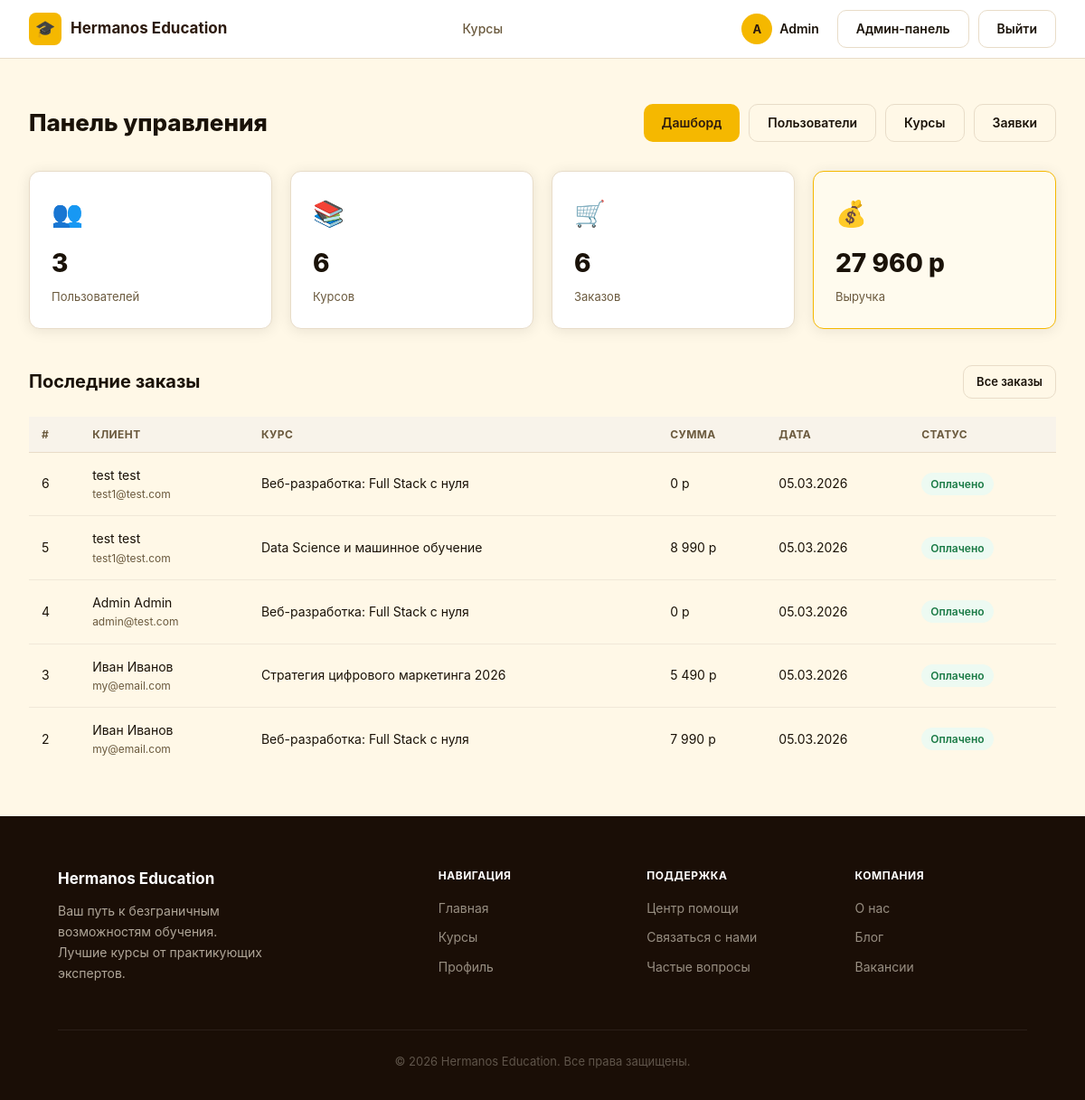
/hermanosEducation/admin/index.php (signed in), run on the app's committed database.
### tables this page shows
CREATE TABLE `orders` (
  `order_id` int(10) UNSIGNED NOT NULL,
  `client_id` int(11) NOT NULL,
  `course_id` int(10) UNSIGNED NOT NULL,
  `rates_id` int(10) UNSIGNED NOT NULL,
  `payment_id` int(10) UNSIGNED NOT NULL,
  `expires_at` date NOT NULL
);

CREATE TABLE `clients` (
  `client_id` int(11) NOT NULL,
  `email` varchar(255) NOT NULL,
  `password` varchar(255) NOT NULL,
  `first_name` varchar(100) NOT NULL,
  `last_name` varchar(100) NOT NULL,
  `phone` varchar(20) DEFAULT NULL
);

CREATE TABLE `courses` (
  `course_id` int(10) UNSIGNED NOT NULL,
  `title` varchar(255) NOT NULL,
  `image_url` varchar(500) DEFAULT NULL,
  `description` text,
  `level` enum('Начальный','Средний','Продвинутый') NOT NULL DEFAULT 'Начальный',
  `duration_hours` int(10) UNSIGNED NOT NULL DEFAULT '0'
);

CREATE TABLE `payments` (
  `payment_id` int(10) UNSIGNED NOT NULL,
  `client_id` int(11) NOT NULL,
  `rates_id` int(11) UNSIGNED NOT NULL,
  `amount` int(10) NOT NULL,
  `payment_date` timestamp NOT NULL DEFAULT CURRENT_TIMESTAMP,
  `payment_method` varchar(50) NOT NULL DEFAULT 'card',
  `status` enum('pending','paid','cancelled') NOT NULL DEFAULT 'pending'
);

### hermanosEducation/functions.php (called while the page is built, shortened)
<?php
function base_url($path = "") {
    $path = ltrim($path, '/');
    return rtrim(BASE_URL, '/') . '/' . $path;
}
function formatPrice($price) {
    return number_format((int)$price, 0, '.', ' ') . ' р';
}

### hermanosEducation/admin/index.php (the view, shortened to what this page needs)
<?php
require_once '../connect.php';
require_once '../functions.php';
$totalClients = $conn->query("SELECT COUNT(*) FROM clients")->fetchColumn();
$totalCourses = $conn->query("SELECT COUNT(*) FROM courses")->fetchColumn();
$totalOrders  = $conn->query("SELECT COUNT(*) FROM orders")->fetchColumn();
$totalRevenue = $conn->query("SELECT COALESCE(SUM(amount), 0) FROM payments WHERE status = 'paid'")->fetchColumn();
$recentOrders = $conn->query(
    "SELECT o.order_id, o.expires_at,
            p.amount, p.status, p.payment_date,
            c.first_name, c.last_name, c.email,
            co.title AS course_title
     FROM orders o
     JOIN clients c ON c.client_id  = o.client_id
     JOIN courses co ON co.course_id = o.course_id
     JOIN payments p ON p.payment_id = o.payment_id
     ORDER BY o.order_id DESC
     LIMIT 5"
)->fetchAll();
require_once '../views/header.php';
?>
    <div class="container page-wrapper" >
        <div class="admin-header">
            <h1>Панель управления</h1>
            <div class="admin-nav">
                <a href="<?= base_url('/admin/index.php') ?>" class="btn btn-gold">Дашборд</a>
                <a href="<?= base_url('/admin/users.php') ?>" class="btn btn-outline">Пользователи</a>
                <a href="<?= base_url('/admin/courses.php') ?>" class="btn btn-outline">Курсы</a>
                <a href="<?= base_url('/admin/orders.php') ?>" class="btn btn-outline">Заявки</a>
            </div>
        </div>
        <div class="stats-grid">
            <div class="stat-card">
                <div class="stat-card__icon">👥</div>
                <div class="stat-card__value"><?= number_format((int)$totalClients) ?></div>
                <div class="stat-card__label">Пользователей</div>
            </div>
            <div class="stat-card">
                <div class="stat-card__icon">📚</div>
                <div class="stat-card__value"><?= number_format((int)$totalCourses) ?></div>
                <div class="stat-card__label">Курсов</div>
            </div>
            <div class="stat-card">
                <div class="stat-card__icon">🛒</div>
                <div class="stat-card__value"><?= number_format((int)$totalOrders) ?></div>
                <div class="stat-card__label">Заказов</div>
            </div>
            <div class="stat-card stat-card--gold">
                <div class="stat-card__icon">💰</div>
                <div class="stat-card__value"><?= formatPrice((int)$totalRevenue) ?></div>
                <div class="stat-card__label">Выручка</div>
            </div>
        </div>
        <div class="admin-section">
            <div class="admin-section__header">
                <h2>Последние заказы</h2>
                <a href="<?= base_url('/admin/orders.php') ?>" class="btn btn-outline" style="font-size:13px; padding:7px 14px;">Все заказы</a>
            </div>
            <?php if (empty($recentOrders)): ?>
                <div class="empty-state" style="padding:40px 0;">
                    <div class="empty-state__icon">🛒</div>
                    <h3>Заказов пока нет</h3>
                </div>
            <?php else: ?>
                <div class="table-wrap">
                    <table class="admin-table">
                        <thead>
                        <tr>
                            <th>#</th>
                            <th>Клиент</th>
                            <th>Курс</th>
                            <th>Сумма</th>
                            <th>Дата</th>
                            <th>Статус</th>
                        </tr>
                        </thead>
                        <tbody>
                        <?php foreach ($recentOrders as $order):
                            $labels = ['paid' => 'Оплачено', 'pending' => 'Ожидает', 'cancelled' => 'Отменено'];
                            ?>
                            <tr>
                                <td><?= (int)$order['order_id'] ?></td>
                                <td>
                                    <div><?= htmlspecialchars($order['first_name']) ?> <?= htmlspecialchars($order['last_name']) ?></div>
                                    <div style="font-size:12px; color:var(--text-muted);"><?= htmlspecialchars($order['email']) ?></div>
                                </td>
                                <td><?= htmlspecialchars($order['course_title']) ?></td>
                                <td><?= formatPrice($order['amount']) ?></td>
                                <td><?= date('d.m.Y', strtotime($order['payment_date'])) ?></td>
                                <td>
                                    <span class="badge-status badge-status--<?= htmlspecialchars($order['status']) ?>">
                                        <?= htmlspecialchars($labels[$order['status']] ?? $order['status']) ?>
                                    </span>
                                </td>
                            </tr>
                        <?php endforeach; ?>
                        </tbody>
                    </table>
                </div>
            <?php endif; ?>
        </div>
    </div>
<?php require_once '../views/footer.php'; ?>

### hermanosEducation/styles/style.css (style rules this page uses)
* { box-sizing: border-box; margin: 0; padding: 0; }
:root { --gold: #f5b800; --gold-hover: #ffd84d; --gold-dark: #c08c00; --red: #c0321e; --brown-dark: #1a0e06; --brown: #2c1a0e; --cream: #fff8e7; --cream-dark: #f0e4c3; --text: #1a1208; --text-muted: #6b5a3e; --border: #e8dcc8; --white: #ffffff; --radius: 10px; --shadow: 0 2px 16px rgba(26, 14, 6, 0.09); --shadow-lg: 0 8px 32px rgba(26, 14, 6, 0.16); }
body { font-family: "Inter", sans-serif; font-size: 15px; background: var(--cream); color: var(--text); line-height: 1.6; min-height: 100vh; margin: 0; }
a { text-decoration: none; color: inherit; }
.container { max-width: 1280px; margin: 0 auto; padding: 0 32px; width: 100%; }
.btn { display: inline-flex; align-items: center; justify-content: center; gap: 6px; padding: 9px 20px; border-radius: var(--radius); font-size: 14px; font-weight: 600; border: none; transition: all 0.2s; white-space: nowrap; }
.btn-outline { background: transparent; border: 1.5px solid var(--border); color: var(--text); }
.btn-gold { background: var(--gold); color: var(--brown); }
.page-wrapper { padding: 50px 32px; }
.admin-header { display: flex; align-items: center; justify-content: space-between; margin-bottom: 32px; }
.admin-header h1 { font-size: 26px; font-weight: 800; }
.admin-nav { display: flex; gap: 10px; }
.stats-grid { display: grid; grid-template-columns: repeat(4, 1fr); gap: 20px; margin-bottom: 40px; }
.stat-card { background: var(--white); border-radius: 12px; border: 1px solid var(--border); padding: 24px; box-shadow: var(--shadow); }
.stat-card--gold { border-color: var(--gold); background: #fffbee; }
.stat-card__icon { font-size: 28px; margin-bottom: 10px; }
.stat-card__value { font-size: 28px; font-weight: 800; color: var(--text); margin-bottom: 4px; }
.stat-card__label { font-size: 13px; color: var(--text-muted); }
.admin-section { margin-top: 8px; }
.admin-section__header { display: flex; align-items: center; justify-content: space-between; margin-bottom: 20px; }
.admin-section__header h2 { font-size: 20px; font-weight: 700; }
.table-wrap { overflow-x: auto; }
.admin-table { width: 100%; border-collapse: collapse; font-size: 14px; }
.admin-table th { text-align: left; padding: 10px 14px; font-size: 12px; font-weight: 700; text-transform: uppercase; letter-spacing: 0.4px; color: var(--text-muted); background: #f8f3ea; border-bottom: 1px solid var(--border); }
.admin-table td { padding: 14px 14px; border-bottom: 1px solid #f0e8d8; vertical-align: middle; }
.admin-table tbody tr:last-child td { border-bottom: none; }
.badge-status { display: inline-block; padding: 3px 10px; border-radius: 50px; font-size: 12px; font-weight: 600; }
.badge-status--paid { background: #edfaf2; color: #1a7a45; }

### data on the page
orders: order_id "6", client.first_name "test", client.last_name "test", client.email "test1@test.com", course.title "Веб-разработка: Full Stack с нуля", payment.amount "0 р", payment.payment_date "05.03.2026", payment.status "Оплачено"
orders: order_id "5", client.first_name "test", client.last_name "test", client.email "test1@test.com", course.title "Data Science и машинное обучение", payment.amount "8 990 р", payment.payment_date "05.03.2026", payment.status "Оплачено"
orders: order_id "4", client.first_name "Admin", client.last_name "Admin", client.email "admin@test.com", course.title "Веб-разработка: Full Stack с нуля", payment.amount "0 р", payment.payment_date "05.03.2026", payment.status "Оплачено"
orders: order_id "3", client.first_name "Иван", client.last_name "Иванов", client.email "my@email.com", course.title "Стратегия цифрового маркетинга 2026", payment.amount "5 490 р", payment.payment_date "05.03.2026", payment.status "Оплачено"
orders: order_id "2", client.first_name "Иван", client.last_name "Иванов", client.email "my@email.com", course.title "Веб-разработка: Full Stack с нуля", payment.amount "7 990 р", payment.payment_date "05.03.2026", payment.status "Оплачено"

### other printed values
mb_substr($_SESSION['first_name'], 0, 1) "A"
$_SESSION['first_name'] "Admin"
$totalClients "3"
$totalCourses "6"
$totalOrders "6"
formatPrice((int)$totalRevenue) "27 960 р"
